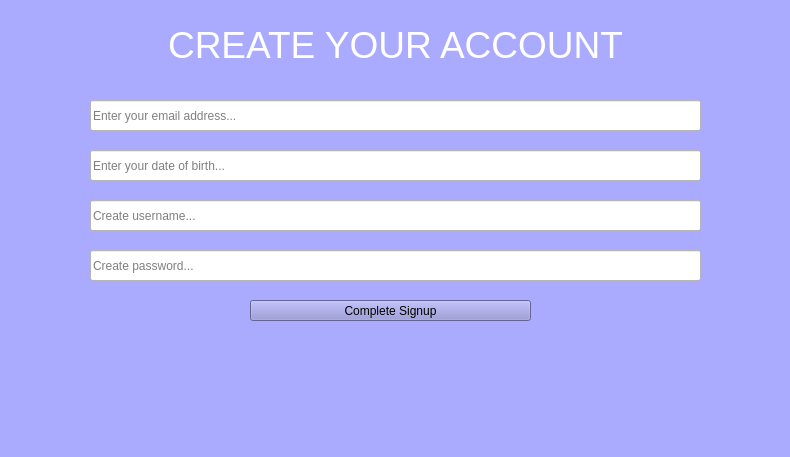
<?xml version="1.0" encoding="UTF-8"?>
<ui version="4.0">
 <class>MainWindow</class>
 <widget class="QMainWindow" name="MainWindow">
  <property name="geometry">
   <rect>
    <x>0</x>
    <y>0</y>
    <width>790</width>
    <height>457</height>
   </rect>
  </property>
  <property name="windowTitle">
   <string>MainWindow</string>
  </property>
  <property name="styleSheet">
   <string notr="true">background-color: rgb(0, 0, 0);
background-color: rgb(170, 170, 255);</string>
  </property>
  <widget class="QWidget" name="centralwidget">
   <widget class="QLabel" name="label">
    <property name="geometry">
     <rect>
      <x>90</x>
      <y>20</y>
      <width>611</width>
      <height>51</height>
     </rect>
    </property>
    <property name="styleSheet">
     <string notr="true">font: 87 8pt &quot;Arial Black&quot;;</string>
    </property>
    <property name="text">
     <string>&lt;html&gt;&lt;head/&gt;&lt;body&gt;&lt;p align=&quot;center&quot;&gt;&lt;span style=&quot; font-size:28pt; color:#ffffff;&quot;&gt;CREATE YOUR ACCOUNT&lt;/span&gt;&lt;/p&gt;&lt;/body&gt;&lt;/html&gt;</string>
    </property>
   </widget>
   <widget class="QLineEdit" name="lineEdit">
    <property name="geometry">
     <rect>
      <x>90</x>
      <y>100</y>
      <width>611</width>
      <height>31</height>
     </rect>
    </property>
    <property name="styleSheet">
     <string notr="true">background-color: rgb(255, 255, 255);color:black </string>
    </property>
    <property name="placeholderText">
     <string>Enter your email address...</string>
    </property>
   </widget>
   <widget class="QLineEdit" name="lineEdit_2">
    <property name="geometry">
     <rect>
      <x>90</x>
      <y>150</y>
      <width>611</width>
      <height>31</height>
     </rect>
    </property>
    <property name="styleSheet">
     <string notr="true">background-color: rgb(255, 255, 255);color:black</string>
    </property>
    <property name="placeholderText">
     <string>Enter your date of birth...</string>
    </property>
   </widget>
   <widget class="QLineEdit" name="lineEdit_3">
    <property name="geometry">
     <rect>
      <x>90</x>
      <y>200</y>
      <width>611</width>
      <height>31</height>
     </rect>
    </property>
    <property name="styleSheet">
     <string notr="true">background-color: rgb(255, 255, 255);color:black</string>
    </property>
    <property name="placeholderText">
     <string>Create username...</string>
    </property>
   </widget>
   <widget class="QLineEdit" name="lineEdit_4">
    <property name="geometry">
     <rect>
      <x>90</x>
      <y>250</y>
      <width>611</width>
      <height>31</height>
     </rect>
    </property>
    <property name="styleSheet">
     <string notr="true">background-color: rgb(255, 255, 255);color:black</string>
    </property>
    <property name="placeholderText">
     <string>Create password...</string>
    </property>
   </widget>
   <widget class="QPushButton" name="pushButton_3">
    <property name="geometry">
     <rect>
      <x>250</x>
      <y>300</y>
      <width>281</width>
      <height>21</height>
     </rect>
    </property>
    <property name="styleSheet">
     <string notr="true">background-color: rgb(139, 139, 208);</string>
    </property>
    <property name="text">
     <string>Complete Signup</string>
    </property>
   </widget>
  </widget>
  <widget class="QMenuBar" name="menubar">
   <property name="geometry">
    <rect>
     <x>0</x>
     <y>0</y>
     <width>790</width>
     <height>18</height>
    </rect>
   </property>
  </widget>
  <widget class="QStatusBar" name="statusbar"/>
 </widget>
 <resources/>
 <connections/>
</ui>
